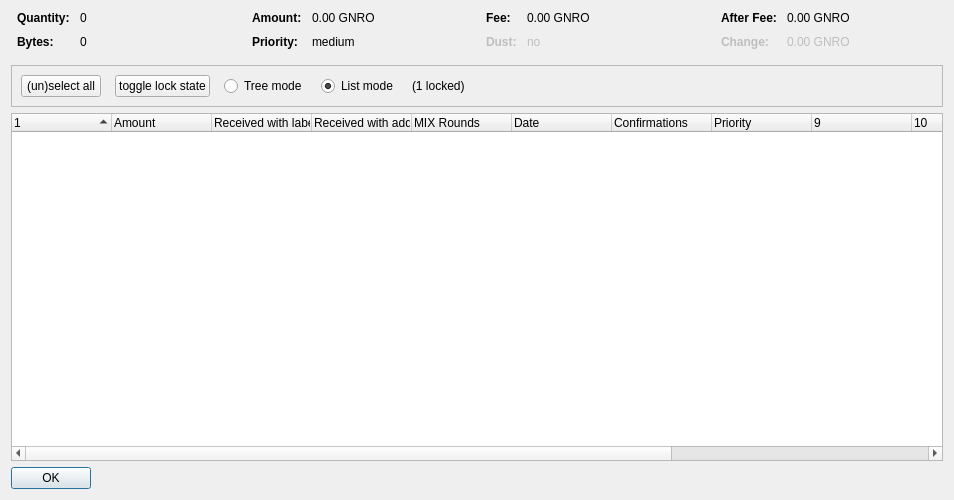
<?xml version="1.0" encoding="UTF-8"?>
<ui version="4.0">
 <class>CoinControlDialog</class>
 <widget class="QDialog" name="CoinControlDialog">
  <property name="geometry">
   <rect>
    <x>0</x>
    <y>0</y>
    <width>954</width>
    <height>500</height>
   </rect>
  </property>
  <property name="windowTitle">
   <string>Coin Selection</string>
  </property>
  <layout class="QVBoxLayout" name="verticalLayout">
   <item>
    <layout class="QHBoxLayout" name="horizontalLayoutTop" stretch="0,0,0,0">
     <property name="topMargin">
      <number>0</number>
     </property>
     <property name="bottomMargin">
      <number>10</number>
     </property>
     <item>
      <layout class="QFormLayout" name="formLayoutCoinControl1">
       <property name="horizontalSpacing">
        <number>10</number>
       </property>
       <property name="verticalSpacing">
        <number>10</number>
       </property>
       <property name="leftMargin">
        <number>6</number>
       </property>
       <property name="rightMargin">
        <number>6</number>
       </property>
       <item row="0" column="0">
        <widget class="QLabel" name="labelCoinControlQuantityText">
         <property name="font">
          <font>
           <weight>75</weight>
           <bold>true</bold>
          </font>
         </property>
         <property name="text">
          <string>Quantity:</string>
         </property>
        </widget>
       </item>
       <item row="0" column="1">
        <widget class="QLabel" name="labelCoinControlQuantity">
         <property name="cursor">
          <cursorShape>IBeamCursor</cursorShape>
         </property>
         <property name="contextMenuPolicy">
          <enum>Qt::ActionsContextMenu</enum>
         </property>
         <property name="text">
          <string notr="true">0</string>
         </property>
         <property name="textInteractionFlags">
          <set>Qt::LinksAccessibleByMouse|Qt::TextSelectableByKeyboard|Qt::TextSelectableByMouse</set>
         </property>
        </widget>
       </item>
       <item row="1" column="0">
        <widget class="QLabel" name="labelCoinControlBytesText">
         <property name="font">
          <font>
           <weight>75</weight>
           <bold>true</bold>
          </font>
         </property>
         <property name="text">
          <string>Bytes:</string>
         </property>
        </widget>
       </item>
       <item row="1" column="1">
        <widget class="QLabel" name="labelCoinControlBytes">
         <property name="cursor">
          <cursorShape>IBeamCursor</cursorShape>
         </property>
         <property name="contextMenuPolicy">
          <enum>Qt::ActionsContextMenu</enum>
         </property>
         <property name="text">
          <string notr="true">0</string>
         </property>
         <property name="textInteractionFlags">
          <set>Qt::LinksAccessibleByMouse|Qt::TextSelectableByKeyboard|Qt::TextSelectableByMouse</set>
         </property>
        </widget>
       </item>
      </layout>
     </item>
     <item>
      <layout class="QFormLayout" name="formLayoutCoinControl2">
       <property name="horizontalSpacing">
        <number>10</number>
       </property>
       <property name="verticalSpacing">
        <number>10</number>
       </property>
       <property name="leftMargin">
        <number>6</number>
       </property>
       <property name="rightMargin">
        <number>6</number>
       </property>
       <item row="0" column="0">
        <widget class="QLabel" name="labelCoinControlAmountText">
         <property name="font">
          <font>
           <weight>75</weight>
           <bold>true</bold>
          </font>
         </property>
         <property name="text">
          <string>Amount:</string>
         </property>
        </widget>
       </item>
       <item row="0" column="1">
        <widget class="QLabel" name="labelCoinControlAmount">
         <property name="cursor">
          <cursorShape>IBeamCursor</cursorShape>
         </property>
         <property name="contextMenuPolicy">
          <enum>Qt::ActionsContextMenu</enum>
         </property>
         <property name="text">
          <string notr="true">0.00 GNRO</string>
         </property>
         <property name="textInteractionFlags">
          <set>Qt::LinksAccessibleByMouse|Qt::TextSelectableByKeyboard|Qt::TextSelectableByMouse</set>
         </property>
        </widget>
       </item>
       <item row="1" column="0">
        <widget class="QLabel" name="labelCoinControlPriorityText">
         <property name="font">
          <font>
           <weight>75</weight>
           <bold>true</bold>
          </font>
         </property>
         <property name="text">
          <string>Priority:</string>
         </property>
        </widget>
       </item>
       <item row="1" column="1">
        <widget class="QLabel" name="labelCoinControlPriority">
         <property name="cursor">
          <cursorShape>IBeamCursor</cursorShape>
         </property>
         <property name="contextMenuPolicy">
          <enum>Qt::ActionsContextMenu</enum>
         </property>
         <property name="text">
          <string>medium</string>
         </property>
         <property name="textInteractionFlags">
          <set>Qt::LinksAccessibleByMouse|Qt::TextSelectableByKeyboard|Qt::TextSelectableByMouse</set>
         </property>
        </widget>
       </item>
      </layout>
     </item>
     <item>
      <layout class="QFormLayout" name="formLayoutCoinControl3">
       <property name="horizontalSpacing">
        <number>10</number>
       </property>
       <property name="verticalSpacing">
        <number>10</number>
       </property>
       <property name="leftMargin">
        <number>6</number>
       </property>
       <property name="rightMargin">
        <number>6</number>
       </property>
       <item row="0" column="0">
        <widget class="QLabel" name="labelCoinControlFeeText">
         <property name="font">
          <font>
           <weight>75</weight>
           <bold>true</bold>
          </font>
         </property>
         <property name="text">
          <string>Fee:</string>
         </property>
        </widget>
       </item>
       <item row="0" column="1">
        <widget class="QLabel" name="labelCoinControlFee">
         <property name="cursor">
          <cursorShape>IBeamCursor</cursorShape>
         </property>
         <property name="contextMenuPolicy">
          <enum>Qt::ActionsContextMenu</enum>
         </property>
         <property name="text">
          <string notr="true">0.00 GNRO</string>
         </property>
         <property name="textInteractionFlags">
          <set>Qt::LinksAccessibleByMouse|Qt::TextSelectableByKeyboard|Qt::TextSelectableByMouse</set>
         </property>
        </widget>
       </item>
       <item row="1" column="0">
        <widget class="QLabel" name="labelCoinControlLowOutputText">
         <property name="enabled">
          <bool>false</bool>
         </property>
         <property name="font">
          <font>
           <weight>75</weight>
           <bold>true</bold>
          </font>
         </property>
         <property name="text">
          <string>Dust:</string>
         </property>
        </widget>
       </item>
       <item row="1" column="1">
        <widget class="QLabel" name="labelCoinControlLowOutput">
         <property name="enabled">
          <bool>false</bool>
         </property>
         <property name="cursor">
          <cursorShape>IBeamCursor</cursorShape>
         </property>
         <property name="contextMenuPolicy">
          <enum>Qt::ActionsContextMenu</enum>
         </property>
         <property name="text">
          <string>no</string>
         </property>
         <property name="textInteractionFlags">
          <set>Qt::LinksAccessibleByMouse|Qt::TextSelectableByKeyboard|Qt::TextSelectableByMouse</set>
         </property>
        </widget>
       </item>
      </layout>
     </item>
     <item>
      <layout class="QFormLayout" name="formLayoutCoinControl4">
       <property name="horizontalSpacing">
        <number>10</number>
       </property>
       <property name="verticalSpacing">
        <number>10</number>
       </property>
       <property name="leftMargin">
        <number>6</number>
       </property>
       <property name="rightMargin">
        <number>6</number>
       </property>
       <item row="0" column="0">
        <widget class="QLabel" name="labelCoinControlAfterFeeText">
         <property name="font">
          <font>
           <weight>75</weight>
           <bold>true</bold>
          </font>
         </property>
         <property name="text">
          <string>After Fee:</string>
         </property>
        </widget>
       </item>
       <item row="0" column="1">
        <widget class="QLabel" name="labelCoinControlAfterFee">
         <property name="cursor">
          <cursorShape>IBeamCursor</cursorShape>
         </property>
         <property name="contextMenuPolicy">
          <enum>Qt::ActionsContextMenu</enum>
         </property>
         <property name="text">
          <string notr="true">0.00 GNRO</string>
         </property>
         <property name="textInteractionFlags">
          <set>Qt::LinksAccessibleByMouse|Qt::TextSelectableByKeyboard|Qt::TextSelectableByMouse</set>
         </property>
        </widget>
       </item>
       <item row="1" column="0">
        <widget class="QLabel" name="labelCoinControlChangeText">
         <property name="enabled">
          <bool>false</bool>
         </property>
         <property name="font">
          <font>
           <weight>75</weight>
           <bold>true</bold>
          </font>
         </property>
         <property name="text">
          <string>Change:</string>
         </property>
        </widget>
       </item>
       <item row="1" column="1">
        <widget class="QLabel" name="labelCoinControlChange">
         <property name="enabled">
          <bool>false</bool>
         </property>
         <property name="cursor">
          <cursorShape>IBeamCursor</cursorShape>
         </property>
         <property name="contextMenuPolicy">
          <enum>Qt::ActionsContextMenu</enum>
         </property>
         <property name="text">
          <string notr="true">0.00 GNRO</string>
         </property>
         <property name="textInteractionFlags">
          <set>Qt::LinksAccessibleByMouse|Qt::TextSelectableByKeyboard|Qt::TextSelectableByMouse</set>
         </property>
        </widget>
       </item>
      </layout>
     </item>
    </layout>
   </item>
   <item>
    <widget class="QFrame" name="frame">
     <property name="minimumSize">
      <size>
       <width>0</width>
       <height>40</height>
      </size>
     </property>
     <property name="frameShape">
      <enum>QFrame::StyledPanel</enum>
     </property>
     <property name="frameShadow">
      <enum>QFrame::Sunken</enum>
     </property>
     <layout class="QHBoxLayout" name="horizontalLayout">
      <item>
       <layout class="QHBoxLayout" name="horizontalLayoutPanel" stretch="0,0,0,0,0,0">
        <property name="spacing">
         <number>14</number>
        </property>
        <item>
         <widget class="QPushButton" name="pushButtonSelectAll">
          <property name="sizePolicy">
           <sizepolicy hsizetype="Maximum" vsizetype="Fixed">
            <horstretch>0</horstretch>
            <verstretch>0</verstretch>
           </sizepolicy>
          </property>
          <property name="text">
           <string>(un)select all</string>
          </property>
          <property name="autoDefault">
           <bool>false</bool>
          </property>
         </widget>
        </item>
        <item>
         <widget class="QPushButton" name="pushButtonToggleLock">
          <property name="sizePolicy">
           <sizepolicy hsizetype="Maximum" vsizetype="Fixed">
            <horstretch>0</horstretch>
            <verstretch>0</verstretch>
           </sizepolicy>
          </property>
          <property name="text">
           <string>toggle lock state</string>
          </property>
          <property name="autoDefault">
           <bool>false</bool>
          </property>
         </widget>
        </item>
        <item>
         <widget class="QRadioButton" name="radioTreeMode">
          <property name="sizePolicy">
           <sizepolicy hsizetype="Maximum" vsizetype="Fixed">
            <horstretch>0</horstretch>
            <verstretch>0</verstretch>
           </sizepolicy>
          </property>
          <property name="text">
           <string>Tree mode</string>
          </property>
         </widget>
        </item>
        <item>
         <widget class="QRadioButton" name="radioListMode">
          <property name="sizePolicy">
           <sizepolicy hsizetype="Maximum" vsizetype="Fixed">
            <horstretch>0</horstretch>
            <verstretch>0</verstretch>
           </sizepolicy>
          </property>
          <property name="text">
           <string>List mode</string>
          </property>
          <property name="checked">
           <bool>true</bool>
          </property>
         </widget>
        </item>
        <item>
         <widget class="QLabel" name="labelLocked">
          <property name="text">
           <string>(1 locked)</string>
          </property>
         </widget>
        </item>
        <item>
         <spacer name="horizontalSpacer">
          <property name="orientation">
           <enum>Qt::Horizontal</enum>
          </property>
          <property name="sizeHint" stdset="0">
           <size>
            <width>40</width>
            <height>20</height>
           </size>
          </property>
         </spacer>
        </item>
       </layout>
      </item>
     </layout>
    </widget>
   </item>
   <item>
    <widget class="CoinControlTreeWidget" name="treeWidget">
     <property name="contextMenuPolicy">
      <enum>Qt::CustomContextMenu</enum>
     </property>
     <property name="sortingEnabled">
      <bool>false</bool>
     </property>
     <property name="columnCount">
      <number>13</number>
     </property>
     <attribute name="headerShowSortIndicator" stdset="0">
      <bool>true</bool>
     </attribute>
     <attribute name="headerStretchLastSection">
      <bool>false</bool>
     </attribute>
     <column>
      <property name="text">
       <string/>
      </property>
     </column>
     <column>
      <property name="text">
       <string>Amount</string>
      </property>
     </column>
     <column>
      <property name="text">
       <string>Received with label</string>
      </property>
     </column>
     <column>
      <property name="text">
       <string>Received with address</string>
      </property>
     </column>
     <column>
      <property name="text">
       <string>MIX Rounds</string>
      </property>
     </column>
     <column>
      <property name="text">
       <string>Date</string>
      </property>
     </column>
     <column>
      <property name="text">
       <string>Confirmations</string>
      </property>
      <property name="toolTip">
       <string>Confirmed</string>
      </property>
     </column>
     <column>
      <property name="text">
       <string>Priority</string>
      </property>
     </column>
     <column>
      <property name="text">
       <string/>
      </property>
     </column>
     <column>
      <property name="text">
       <string/>
      </property>
     </column>
     <column>
      <property name="text">
       <string/>
      </property>
     </column>
     <column>
      <property name="text">
       <string/>
      </property>
     </column>
     <column>
      <property name="text">
       <string/>
      </property>
     </column>
    </widget>
   </item>
   <item>
    <widget class="QDialogButtonBox" name="buttonBox">
     <property name="sizePolicy">
      <sizepolicy hsizetype="Maximum" vsizetype="Fixed">
       <horstretch>0</horstretch>
       <verstretch>0</verstretch>
      </sizepolicy>
     </property>
     <property name="orientation">
      <enum>Qt::Horizontal</enum>
     </property>
     <property name="standardButtons">
      <set>QDialogButtonBox::Ok</set>
     </property>
    </widget>
   </item>
  </layout>
 </widget>
 <customwidgets>
  <customwidget>
   <class>CoinControlTreeWidget</class>
   <extends>QTreeWidget</extends>
   <header>coincontroltreewidget.h</header>
  </customwidget>
 </customwidgets>
 <resources/>
 <connections/>
</ui>
